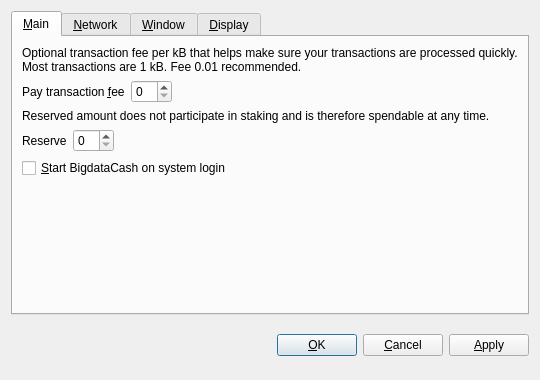
<?xml version="1.0" encoding="UTF-8"?>
<ui version="4.0">
 <class>OptionsDialog</class>
 <widget class="QDialog" name="OptionsDialog">
  <property name="geometry">
   <rect>
    <x>0</x>
    <y>0</y>
    <width>540</width>
    <height>380</height>
   </rect>
  </property>
  <property name="windowTitle">
   <string>Options</string>
  </property>
  <property name="modal">
   <bool>true</bool>
  </property>
  <layout class="QVBoxLayout" name="verticalLayout">
   <item>
    <widget class="QTabWidget" name="tabWidget">
     <property name="tabPosition">
      <enum>QTabWidget::North</enum>
     </property>
     <property name="currentIndex">
      <number>0</number>
     </property>
     <widget class="QWidget" name="tabMain">
      <attribute name="title">
       <string>&amp;Main</string>
      </attribute>
      <layout class="QVBoxLayout" name="verticalLayout_Main">
       <item>
        <widget class="QLabel" name="transactionFeeInfoLabel">
         <property name="text">
          <string>Optional transaction fee per kB that helps make sure your transactions are processed quickly. Most transactions are 1 kB. Fee 0.01 recommended.</string>
         </property>
         <property name="textFormat">
          <enum>Qt::PlainText</enum>
         </property>
         <property name="wordWrap">
          <bool>true</bool>
         </property>
        </widget>
       </item>
       <item>
        <layout class="QHBoxLayout" name="horizontalLayoutFee">
         <item>
          <widget class="QLabel" name="transactionFeeLabel">
           <property name="text">
            <string>Pay transaction &amp;fee</string>
           </property>
           <property name="textFormat">
            <enum>Qt::PlainText</enum>
           </property>
           <property name="buddy">
            <cstring>transactionFee</cstring>
           </property>
          </widget>
         </item>
         <item>
          <widget class="BitcoinAmountField" name="transactionFee"/>
         </item>
         <item>
          <spacer name="horizontalSpacerFee">
           <property name="orientation">
            <enum>Qt::Horizontal</enum>
           </property>
           <property name="sizeHint" stdset="0">
            <size>
             <width>40</width>
             <height>20</height>
            </size>
           </property>
          </spacer>
         </item>
        </layout>
       </item>
       <item>
        <widget class="QLabel" name="reserveBalanceInfoLabel">
         <property name="text">
          <string>Reserved amount does not participate in staking and is therefore spendable at any time.</string>
         </property>
         <property name="textFormat">
          <enum>Qt::PlainText</enum>
         </property>
         <property name="wordWrap">
          <bool>true</bool>
         </property>
        </widget>
       </item>
       <item>
        <layout class="QHBoxLayout" name="horizontalLayoutReserveBalance">
         <item>
          <widget class="QLabel" name="reserveBalanceLabel">
           <property name="text">
            <string>Reserve</string>
           </property>
           <property name="textFormat">
            <enum>Qt::PlainText</enum>
           </property>
           <property name="buddy">
            <cstring>reserveBalance</cstring>
           </property>
          </widget>
         </item>
         <item>
          <widget class="BitcoinAmountField" name="reserveBalance"/>
         </item>
         <item>
          <spacer name="horizontalSpacerReserveBalance">
           <property name="orientation">
            <enum>Qt::Horizontal</enum>
           </property>
           <property name="sizeHint" stdset="0">
            <size>
             <width>40</width>
             <height>20</height>
            </size>
           </property>
          </spacer>
         </item>
        </layout>
       </item>
       <item>
        <widget class="QCheckBox" name="bitcoinAtStartup">
         <property name="toolTip">
          <string>Automatically start BigdataCash after logging in to the system.</string>
         </property>
         <property name="text">
          <string>&amp;Start BigdataCash on system login</string>
         </property>
        </widget>
       </item>
       <item>
        <spacer name="verticalSpacer_Main">
         <property name="orientation">
          <enum>Qt::Vertical</enum>
         </property>
         <property name="sizeHint" stdset="0">
          <size>
           <width>20</width>
           <height>40</height>
          </size>
         </property>
        </spacer>
       </item>
      </layout>
     </widget>
     <widget class="QWidget" name="tabNetwork">
      <attribute name="title">
       <string>&amp;Network</string>
      </attribute>
      <layout class="QVBoxLayout" name="verticalLayout_Network">
       <item>
        <widget class="QCheckBox" name="mapPortUpnp">
         <property name="toolTip">
          <string>Automatically open the BigdataCash client port on the router. This only works when your router supports UPnP and it is enabled.</string>
         </property>
         <property name="text">
          <string>Map port using &amp;UPnP</string>
         </property>
        </widget>
       </item>
       <item>
        <widget class="QCheckBox" name="connectSocks">
         <property name="toolTip">
          <string>Connect to the BigdataCash network through a SOCKS proxy (e.g. when connecting through Tor).</string>
         </property>
         <property name="text">
          <string>&amp;Connect through SOCKS proxy:</string>
         </property>
        </widget>
       </item>
       <item>
        <layout class="QHBoxLayout" name="horizontalLayout_Network">
         <item>
          <widget class="QLabel" name="proxyIpLabel">
           <property name="text">
            <string>Proxy &amp;IP:</string>
           </property>
           <property name="textFormat">
            <enum>Qt::PlainText</enum>
           </property>
           <property name="buddy">
            <cstring>proxyIp</cstring>
           </property>
          </widget>
         </item>
         <item>
          <widget class="QValidatedLineEdit" name="proxyIp">
           <property name="maximumSize">
            <size>
             <width>140</width>
             <height>16777215</height>
            </size>
           </property>
           <property name="toolTip">
            <string>IP address of the proxy (e.g. 127.0.0.1)</string>
           </property>
          </widget>
         </item>
         <item>
          <widget class="QLabel" name="proxyPortLabel">
           <property name="text">
            <string>&amp;Port:</string>
           </property>
           <property name="textFormat">
            <enum>Qt::PlainText</enum>
           </property>
           <property name="buddy">
            <cstring>proxyPort</cstring>
           </property>
          </widget>
         </item>
         <item>
          <widget class="QLineEdit" name="proxyPort">
           <property name="maximumSize">
            <size>
             <width>55</width>
             <height>16777215</height>
            </size>
           </property>
           <property name="toolTip">
            <string>Port of the proxy (e.g. 9050)</string>
           </property>
          </widget>
         </item>
         <item>
          <widget class="QLabel" name="socksVersionLabel">
           <property name="text">
            <string>SOCKS &amp;Version:</string>
           </property>
           <property name="textFormat">
            <enum>Qt::PlainText</enum>
           </property>
           <property name="buddy">
            <cstring>socksVersion</cstring>
           </property>
          </widget>
         </item>
         <item>
          <widget class="QValueComboBox" name="socksVersion">
           <property name="toolTip">
            <string>SOCKS version of the proxy (e.g. 5)</string>
           </property>
          </widget>
         </item>
         <item>
          <spacer name="horizontalSpacer_Network">
           <property name="orientation">
            <enum>Qt::Horizontal</enum>
           </property>
           <property name="sizeHint" stdset="0">
            <size>
             <width>40</width>
             <height>20</height>
            </size>
           </property>
          </spacer>
         </item>
        </layout>
       </item>
       <item>
        <spacer name="verticalSpacer_Network">
         <property name="orientation">
          <enum>Qt::Vertical</enum>
         </property>
         <property name="sizeHint" stdset="0">
          <size>
           <width>20</width>
           <height>40</height>
          </size>
         </property>
        </spacer>
       </item>
      </layout>
     </widget>
     <widget class="QWidget" name="tabWindow">
      <attribute name="title">
       <string>&amp;Window</string>
      </attribute>
      <layout class="QVBoxLayout" name="verticalLayout_Window">
       <item>
        <widget class="QCheckBox" name="minimizeToTray">
         <property name="toolTip">
          <string>Show only a tray icon after minimizing the window.</string>
         </property>
         <property name="text">
          <string>&amp;Minimize to the tray instead of the taskbar</string>
         </property>
        </widget>
       </item>
       <item>
        <widget class="QCheckBox" name="minimizeOnClose">
         <property name="toolTip">
          <string>Minimize instead of exit the application when the window is closed. When this option is enabled, the application will be closed only after selecting Quit in the menu.</string>
         </property>
         <property name="text">
          <string>M&amp;inimize on close</string>
         </property>
        </widget>
       </item>
       <item>
        <spacer name="verticalSpacer_Window">
         <property name="orientation">
          <enum>Qt::Vertical</enum>
         </property>
         <property name="sizeHint" stdset="0">
          <size>
           <width>20</width>
           <height>40</height>
          </size>
         </property>
        </spacer>
       </item>
      </layout>
     </widget>
     <widget class="QWidget" name="tabDisplay">
      <attribute name="title">
       <string>&amp;Display</string>
      </attribute>
      <layout class="QVBoxLayout" name="verticalLayout_Display">
       <item>
        <layout class="QHBoxLayout" name="horizontalLayout_1_Display">
         <item>
          <widget class="QLabel" name="langLabel">
           <property name="text">
            <string>User Interface &amp;language:</string>
           </property>
           <property name="textFormat">
            <enum>Qt::PlainText</enum>
           </property>
           <property name="buddy">
            <cstring>lang</cstring>
           </property>
          </widget>
         </item>
         <item>
          <widget class="QValueComboBox" name="lang">
           <property name="toolTip">
            <string>The user interface language can be set here. This setting will take effect after restarting BigdataCash.</string>
           </property>
          </widget>
         </item>
        </layout>
       </item>
       <item>
        <layout class="QHBoxLayout" name="horizontalLayout_2_Display">
         <item>
          <widget class="QLabel" name="unitLabel">
           <property name="text">
            <string>&amp;Unit to show amounts in:</string>
           </property>
           <property name="textFormat">
            <enum>Qt::PlainText</enum>
           </property>
           <property name="buddy">
            <cstring>unit</cstring>
           </property>
          </widget>
         </item>
         <item>
          <widget class="QValueComboBox" name="unit">
           <property name="toolTip">
            <string>Choose the default subdivision unit to show in the interface and when sending coins.</string>
           </property>
          </widget>
         </item>
        </layout>
       </item>
       <item>
        <widget class="QCheckBox" name="displayAddresses">
         <property name="toolTip">
          <string>Whether to show BigdataCash addresses in the transaction list or not.</string>
         </property>
         <property name="text">
          <string>&amp;Display addresses in transaction list</string>
         </property>
        </widget>
       </item>
       <item>
        <widget class="QCheckBox" name="coinControlFeatures">
         <property name="toolTip">
          <string>Whether to show coin control features or not.</string>
         </property>
         <property name="text">
          <string>Display coin &amp;control features (experts only!)</string>
         </property>
        </widget>
       </item>
       <item>
        <spacer name="verticalSpacer_Display">
         <property name="orientation">
          <enum>Qt::Vertical</enum>
         </property>
         <property name="sizeHint" stdset="0">
          <size>
           <width>20</width>
           <height>40</height>
          </size>
         </property>
        </spacer>
       </item>
      </layout>
     </widget>
    </widget>
   </item>
   <item>
    <layout class="QHBoxLayout" name="horizontalLayout_Buttons">
     <item>
      <spacer name="horizontalSpacer_1">
       <property name="orientation">
        <enum>Qt::Horizontal</enum>
       </property>
       <property name="sizeHint" stdset="0">
        <size>
         <width>40</width>
         <height>48</height>
        </size>
       </property>
      </spacer>
     </item>
     <item>
      <widget class="QLabel" name="statusLabel">
       <property name="font">
        <font>
         <weight>75</weight>
         <bold>true</bold>
        </font>
       </property>
       <property name="text">
        <string/>
       </property>
       <property name="textFormat">
        <enum>Qt::PlainText</enum>
       </property>
       <property name="wordWrap">
        <bool>true</bool>
       </property>
      </widget>
     </item>
     <item>
      <spacer name="horizontalSpacer_2">
       <property name="orientation">
        <enum>Qt::Horizontal</enum>
       </property>
       <property name="sizeHint" stdset="0">
        <size>
         <width>40</width>
         <height>48</height>
        </size>
       </property>
      </spacer>
     </item>
     <item>
      <widget class="QPushButton" name="okButton">
       <property name="text">
        <string>&amp;OK</string>
       </property>
      </widget>
     </item>
     <item>
      <widget class="QPushButton" name="cancelButton">
       <property name="text">
        <string>&amp;Cancel</string>
       </property>
       <property name="autoDefault">
        <bool>false</bool>
       </property>
      </widget>
     </item>
     <item>
      <widget class="QPushButton" name="applyButton">
       <property name="text">
        <string>&amp;Apply</string>
       </property>
       <property name="autoDefault">
        <bool>false</bool>
       </property>
      </widget>
     </item>
    </layout>
   </item>
  </layout>
 </widget>
 <customwidgets>
  <customwidget>
   <class>BitcoinAmountField</class>
   <extends>QSpinBox</extends>
   <header>bitcoinamountfield.h</header>
  </customwidget>
  <customwidget>
   <class>QValueComboBox</class>
   <extends>QComboBox</extends>
   <header>qvaluecombobox.h</header>
  </customwidget>
  <customwidget>
   <class>QValidatedLineEdit</class>
   <extends>QLineEdit</extends>
   <header>qvalidatedlineedit.h</header>
  </customwidget>
 </customwidgets>
 <resources/>
 <connections/>
</ui>
